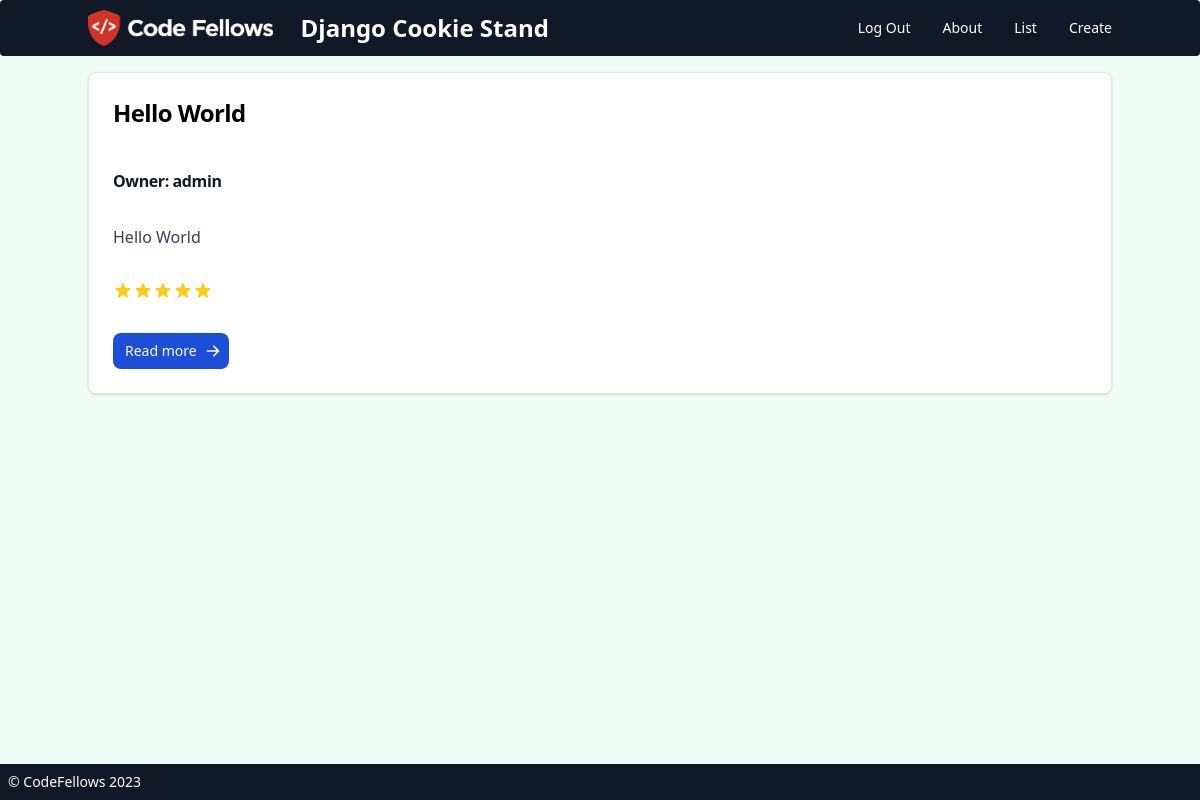
The app's page /cookie_stands/2/ (signed in) with its own data.
### cookie_stands/models.py (models this page shows, shortened)
class CookieStand(models.Model):
    location = models.CharField(max_length=256)
    owner = models.ForeignKey(
        get_user_model(), on_delete=models.CASCADE, blank=True, null=True)
    description = models.TextField(blank=True)
    hourly_sales = models.JSONField(default=list, null=True)
    minimum_customers_per_hour = models.IntegerField(default=0)
    maximum_customers_per_hour = models.IntegerField(default=0)
    average_cookies_per_sale = models.FloatField(default=0)

### accounts/models.py (models this page shows)
class CustomUser(AbstractUser):
    pass
    def __str__(self):
        return self.username

### cookie_stands/views_front.py (the view)
class CookieStandDetailView(LoginRequiredMixin, DetailView):
    template_name = "cookie_stands/cookie_stand_detail.html"
    model = CookieStand
    context_object_name = "cookie_stands"

### templates/cookie_stands/cookie_stand_detail.html (shortened to what this page needs)
{% extends 'base.html' %}
{% block content %}
  <div class="space-y-8 p-6 bg-white border border-gray-200 rounded-lg shadow dark:bg-gray-800 dark:border-gray-700">
    <div class="flex">
      <h5 class=" flex-auto mb-2 text-2xl font-bold tracking-tight text-purple dark:text-white">
        {{cookie_stands.location}}
      </h5>
    </div>
    <h5 class=" flex-auto mb-2 text-md font-bold tracking-tight text-gray-900 dark:text-white">
      Owner: {{ cookie_stands.owner }}
    </h5>
    <p class="mb-3 font-normal text-gray-700 dark:text-gray-400">
      {{ cookie_stands.description }}
    </p>
    <div class="flex items-center">
      {% for i in "12345" %}
        <svg aria-hidden="true"
             class="w-5 h-5  {% if i > cookie_stand.hourly_sales|slugify %}text-grey-300{% else %}text-yellow-400{% endif %}"
             fill="currentColor" viewBox="0 0 20 20"
             xmlns="http://www.w3.org/2000/svg"><title>Hourly Sales</title>
          <path
            d="M9.049 2.927c.3-.921 1.603-.921 1.902 0l1.07 3.292a1 1 0 00.95.69h3.462c.969 0 1.371 1.24.588 1.81l-2.8 2.034a1 1 0 00-.364 1.118l1.07 3.292c.3.921-.755 1.688-1.54 1.118l-2.8-2.034a1 1 0 00-1.175 0l-2.8 2.034c-.784.57-1.838-.197-1.539-1.118l1.07-3.292a1 1 0 00-.364-1.118L2.98 8.72c-.783-.57-.38-1.81.588-1.81h3.461a1 1 0 00.951-.69l1.07-3.292z"></path>
        </svg>
      {% endfor %}
    </div>
    <a href="https://en.wikipedia.org/wiki/{{ cookie_stand.location }}"
       class="inline-flex items-center px-3 py-2 text-sm font-medium text-center text-white bg-blue-700 rounded-lg hover:bg-blue-800 focus:ring-4 focus:outline-none focus:ring-blue-300 dark:bg-blue-600 dark:hover:bg-blue-700 dark:focus:ring-blue-800">
      Read more
    </a>
  </div>
{% endblock content %}

### records on screen
CookieStand: location "Hello World", owner "admin", description "Hello World"
